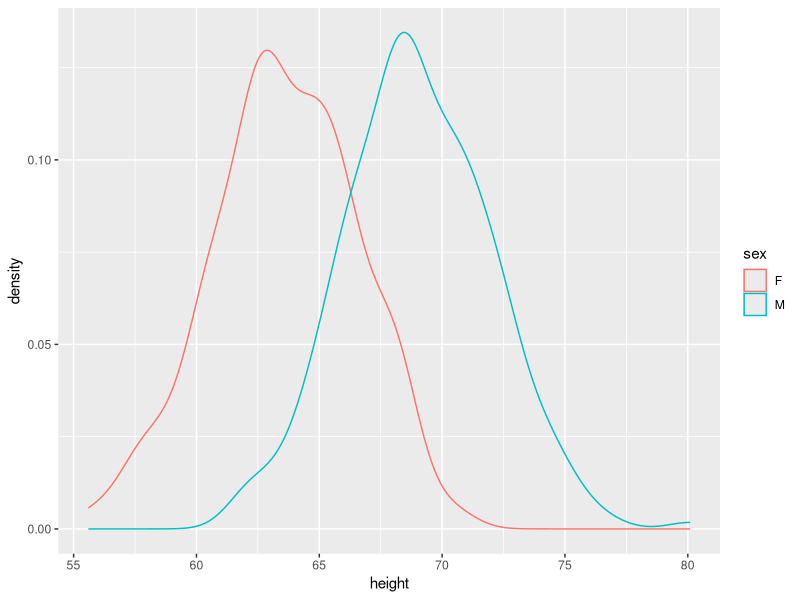
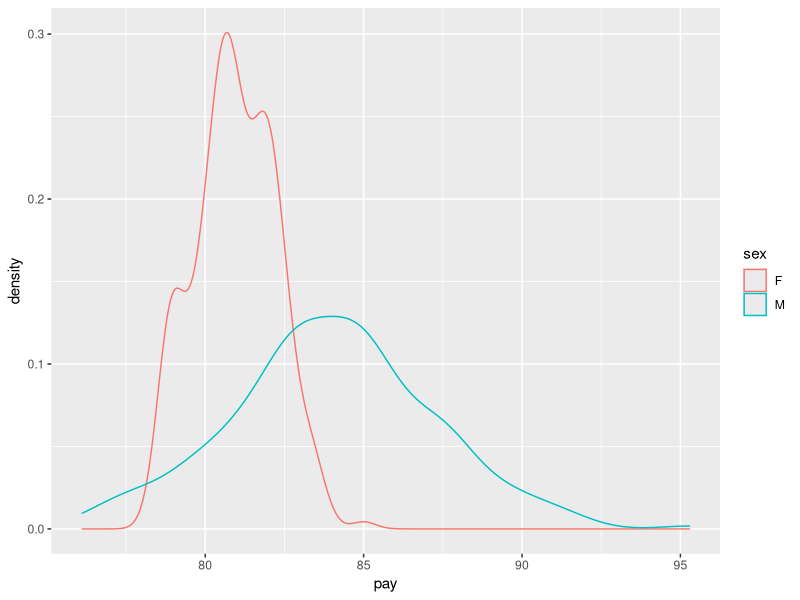

These charts were generated, in order, by the following R code: (Note: this script raises an error after producing the figures.)
# This is an example of a simulated data -> analysis exercise.
# First we generate a data set with engineered relationships among the variables,
# then we explore and analyze the data to practice "re-discovering" the relationships.

# Generate simulated data
set.seed(1)
N <- 500
sex <- sample(c("M","F"), N, replace=T)
mean_height <- c(M=69.1, F=63.7)	# inches
sd_height <- c(M=2.9, F=2.7)
beers_per_week <- c(M=6, F=3)
football_hours_per_week <- c(M=8, F=4)

main_colors <- grep("(\\d|light|dark|medium)", colors(), invert=T, value=T)
main_colors <- main_colors[nchar(main_colors) < 6]
favorite_color <- list(
	F=grep("[pyam]", main_colors, value=T),
	M=grep("[dbwg]", main_colors, value=T)
)

intersect(favorite_color[['M']], favorite_color[['F']])
setdiff(favorite_color[['M']], favorite_color[['F']]) 
setdiff(favorite_color[['F']], favorite_color[['M']]) 

pay_data <- data.frame(
	sex = sex,
	height = round(rnorm(N, mean=mean_height[sex], sd=sd_height[sex]),1),
	beers = rpois(N, lambda=beers_per_week[sex]),
	football = rpois(N, lambda=football_hours_per_week[sex]),
	favorite_color = sapply(sex, function(g) sample(favorite_color[[g]], 1))
)

# add outcome
base_pay <- c(M=15, F=65)
pay_height_coeff <- c(M=1, F=0.25)

library(dplyr)
pd2 <- pay_data %>% mutate(pay = round(base_pay[as.character(sex)] + pay_height_coeff[as.character(sex)] * height + rnorm(N, sd=1),1))

# Examine the simulated data
summary(pd2[pd2$sex=="M","pay"])
summary(pd2[pd2$sex=="F","pay"])

library(ggplot2)
ggplot(pd2, aes(x=height, col=sex)) + geom_density()
ggplot(pd2, aes(x=pay, col=sex)) + geom_density()

plot(pay ~ height, pd2, col=pd2$sex)
abline(base_pay["M"], pay_height_coeff["M"], lty=2, lwd=3, col="palegreen")
abline(base_pay["F"], pay_height_coeff["F"], lty=2, lwd=3, col="lightblue")

# Fit a linear regression model
fit <- lm(pay ~ sex*height, pd2)
summary(fit)
# income depends on sex and height

# visualize the predictions
pd2$predicted <- predict(fit)
points(predicted ~ height, pd2, col="yellow", pch=4)
# also try col=c("blue", "green")[pd2$sex]

# visualize the fitted model
coeff <- summary(fit)$coeff[,"Estimate"]
# F is the base, since it is the first factor level
abline( coeff["(Intercept)"], coeff["height"], col="blue")
# add adjustments for M
abline( coeff["(Intercept)"] + coeff["sexM"], coeff["height"] + coeff["sexM:height"], col="green")

# Exploration questions:
# What happens if you change N to 50? To 5000?

# Simulation topics:
# Diabetes: association of weight and blood sugar.
